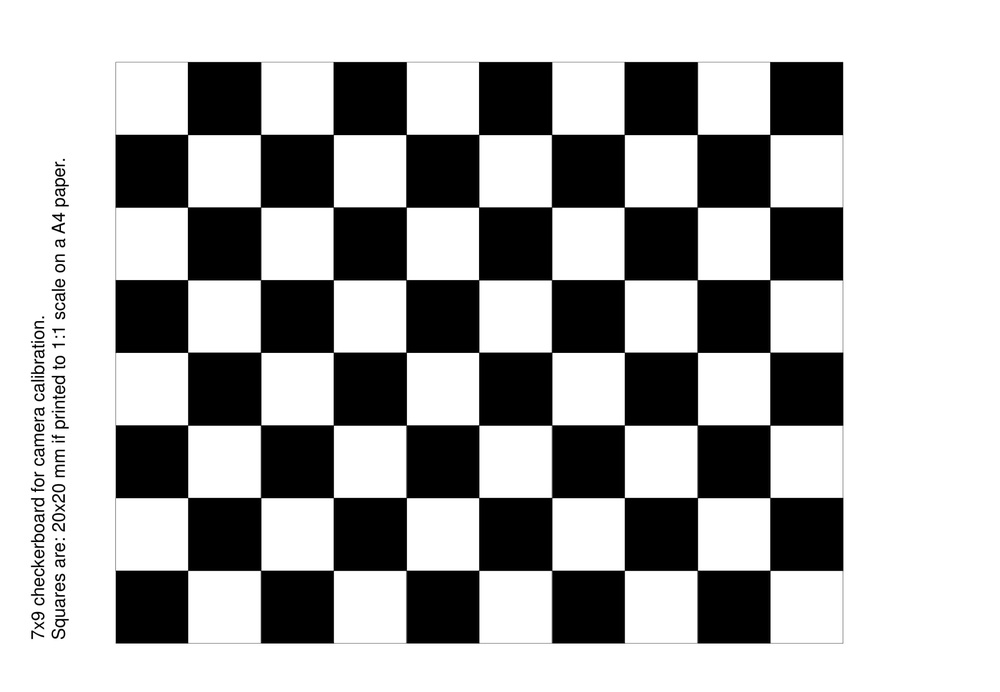
#> input picture src/cv/camera_calibration/chessboard_9x7.jpg, 1000 x 692 px, shrunk from 2167 x 1500 before the run
$ python -i lib_cv_detection.py   (imports and definitions only)   (Python 2 division)   (older library calls are emulated)
#> lines starting #> are read from the running program, lines starting #| are printed output that depends on the picture; after the words box and inside, x2 and y2 are one past the last pixel; in counts of white or black regions, pixels touching at a corner belong together
#!/usr/bin/env python2
# -*- coding: utf-8 -*-

from PIL import Image
import cv2
import numpy as np
from lib_image_seg.lib_seg import *
from random import random
import numpy
from matplotlib import pyplot as plt
from datetime import datetime


# def labeled_img = color_seg(img0):
# def res_ellipse, res_rects = find_squares(labeled_img):
def calc_distance(x1,y1,x2,y2):
    return sqrt( (x1-x2)**2+(y1-y2)**2)


def extract_rect(rect):
    center_x=np.mean(rect[:,0])
    center_y=np.mean(rect[:,1])

    radius_x=calc_distance(rect[0,0],rect[0,1],rect[1,0],rect[1,1])
    radius_y=calc_distance(rect[1,0],rect[1,1],rect[2,0],rect[2,1])

    angle=np.arctan2(rect[1,1]-rect[0,1],rect[1,0]-rect[0,0] )
    return (center_x, center_y, radius_x, radius_y, angle)

# [148 lines left out: functions extract_ellipse, rander_color, pil2cv, cv2pil, get_labeled_image, equalize_image and 2 more, not called in this run]


# Input a mask, output the rectangular containing the mask.
# This also checks the property of the rectangular, to see if it's a real rect.
def find_square(mask_object,
        MIN_AREA=80,
        ERROR_HOW_SQUARE=0.5, # len/width
        ERROR_TOTAL_AREA=0.5, # total_area/(len*width)
        ERROR_TOTAL_AREA2=1.0, # total_area/(the logical "and" area of square and segmentation result)

    ):  #!!!!!!!!!!!!!!!!!
    # output
    flag_find=False
    ellipse=None
    rect=None

    # start
    mask_object=mask_object.astype(np.uint8)*255
    kernel = np.ones((2,2),np.uint8)
    mask_object = cv2.erode(mask_object, kernel, iterations = 1)
    # mask_object = cv2.dilate(mask_object, kernel, iterations = 1)

    rows, cols=mask_object.shape[0:2]
    yx = numpy.dstack(numpy.nonzero(mask_object)).astype(numpy.int64)
    xy = numpy.roll(numpy.swapaxes(yx, 0, 1), 1, 2)

    cnt=0
    while cnt<1: # just for easier break
        cnt=cnt+1

        if len(xy) < MIN_AREA:  # Too small.
            break

        # get rectangular area
        USE_METHOD_1=False
        if USE_METHOD_1:
            # get ellipse
            ellipse = cv2.fitEllipse(xy) # ((42.13095474243164, 124.8644027709961), (16.14134407043457, 36.2296142578125), 18.161659240722656)
            center, axes, angle = ellipse
            # axes: the axes whole length, not half
            # center (x to right, y to down)
            rect_area = radius_x * radius_y
            rect = numpy.round(numpy.float64(
                        cv2.boxPoints(ellipse)
                    )).astype(numpy.int64)
        else:
            # method2: https://docs.opencv.org/3.1.0/dd/d49/tutorial_py_contour_features.html

            im2, contours, hierarchy = cv2.findContours(mask_object, 1, 2)
            rect = cv2.minAreaRect(contours[0])
            rect = cv2.boxPoints(rect)
            rect = np.int0(rect)

            (center_x, center_y, radius_x, radius_y, angle)=extract_rect(rect)
            rect_area = radius_x * radius_y

            # rect= [[ 29 140]
            # [ 40 105]
            # [ 55 110]
            # [ 44 145]]
            # print "rect=",rect
            # print "ellipse=",ellipse

        # C0: simple check total area
        if 1:
            if abs(rect_area / (float(len(xy))+0.0001)-1) >= ERROR_TOTAL_AREA:
                break

        # C1: length == width
        if 1:
            if abs(radius_x / (radius_y+0.0001) -1 )>=ERROR_HOW_SQUARE:
                break

        # C2: get the square and then check the area again
        if 1:
            mask_square=np.zeros((rows, cols), np.uint8)
            cv2.fillPoly(mask_square, [rect], 255)
            mask_square = mask_square==255
            # print mask_square

            tmp = np.logical_and(mask_object, mask_square )
            same_area = sum(sum( tmp ))
            tmp = np.logical_xor(mask_object, mask_square )
            not_same_area=sum(sum( tmp ))
            score_of_square = (same_area-not_same_area)/(rect_area+0.0001)
            # print "score_of_square",score_of_square

            if abs(score_of_square - 1) >= ERROR_TOTAL_AREA2:
                break
        flag_find=True

    if flag_find==True:
        return rect
    else:
        return None


# This calls: equalize_image, color_seg, find_squares, to find all the squares(objects)
# [69 lines left out: functions find_all_objects, find_all_objects_then_draw, not called in this run]

# This function inputs the rectangular that object might be in,
#   and then use "grabcut" algorithm to find the extact mask of the object
def refine_image_mask(img0, rect, disextend=20):

    img=img0.copy()

    bgdModel = np.zeros((1,65),np.float64)
    fgdModel = np.zeros((1,65),np.float64)

    # print rect
    # rect=np.array(rect)
    minx=min(rect[:,0])
    maxx=max(rect[:,0])
    maxwidthx=maxx-minx

    miny=min(rect[:,1])
    maxy=max(rect[:,1])
    maxheighty=maxy-miny

    rectxywidth = (minx,miny,maxwidthx,maxheighty)
    # print "rectxywidth",rectxywidth

    mask = np.zeros(img.shape[:2],np.uint8)
    mask[miny-disextend:maxy+disextend,minx-disextend:maxx+disextend]=1
    img[mask==0,:]=[0,0,0]
    # plt.imshow(img),plt.colorbar(),plt.show()

    cv2.grabCut(img,mask,rectxywidth,bgdModel,fgdModel,10,cv2.GC_INIT_WITH_RECT)
    # cv2.grabCut(img,mask,None,bgdModel,fgdModel,5,cv2.GC_INIT_WITH_MASK)

    mask2 = np.where((mask==2)|(mask==0),0,1).astype('uint8')
    mask_3dim=mask2[:,:,np.newaxis]
    img_res = img*mask_3dim

    return mask_3dim[:,:,0], img_res


# This function uses the middle of the image as the rectangular (assume object in the middle),
#   and then calles function "refine_image_mask()" to obtain the object pos
def find_object_in_middle(img0, ratio_RADIUS_TO_CHECK=3, disextend=50):
    img=img0.copy()
    for i in range(2):
        if i==1:
            # print "trying HSV"
            img=cv2.cvtColor(img, cv2.COLOR_RGB2HSV)

        # --------------
        rows,cols=img.shape[:2]
        RADIUS_TO_CHECK=(rows/ratio_RADIUS_TO_CHECK)/2
        xmid=cols/2
        ymid=rows/2
        rect=[
            [xmid-RADIUS_TO_CHECK,ymid-RADIUS_TO_CHECK],
            [xmid+RADIUS_TO_CHECK,ymid-RADIUS_TO_CHECK],
            [xmid+RADIUS_TO_CHECK,ymid+RADIUS_TO_CHECK],
            [xmid-RADIUS_TO_CHECK,ymid+RADIUS_TO_CHECK],
        ]
        rect=np.array(rect)
        image_for_display_object=cv2.drawContours(img.copy(), [rect], 0, [0,1,0], 2)

        # plt.imshow(image_for_display_object),plt.colorbar(),plt.show()
        # print "the rect before grabcut, ", rect

        mask,img_res = refine_image_mask(img, rect, disextend=100)

        # print "the image after grabcut, "
        # plt.imshow(img_res),plt.colorbar(),plt.show()

        res_rect = find_square(mask)
        # print "the rect after grabcut and find_square, ", res_rect
        if res_rect is not None:
            break

    # If display or not
    if 0 and res_rect is not None:
        (center_x, center_y, radius_x, radius_y, angle)  = extract_rect(res_rect)
        image_for_display_object=cv2.drawContours(img, [res_rect], 0, [0,0,1], 2)
        plt.imshow(image_for_display_object),plt.colorbar(),plt.show()
    return mask, res_rect

# get the median color
# [89 lines left out: functions get_color_median, crop_image, create_blob_detector, detect_dots, not called in this run]


def classify_dice_color(color):
    # NOT IMPLEMENTED
    return str(color)

# ----------------------------- input / output ----------------------
def imshow(img):
    plt.imshow(cv2.cvtColor(img, cv2.COLOR_BGR2RGB))

# [4 lines left out: function getstrtime, not called in this run]

>>> import cv2
>>> picture = cv2.cvtColor(cv2.imread('camera_calibration/chessboard_9x7.jpg'), cv2.COLOR_BGR2RGB)
#> picture is the input picture: shape (692, 1000, 3); min 0, max 255, mean 175.1
>>> result = find_object_in_middle(picture)
#> the loop in find_object_in_middle, `for i in range(2):` made 2 passes
#> pass 1, in refine_image_mask, `img_res = img*mask_3dim`:
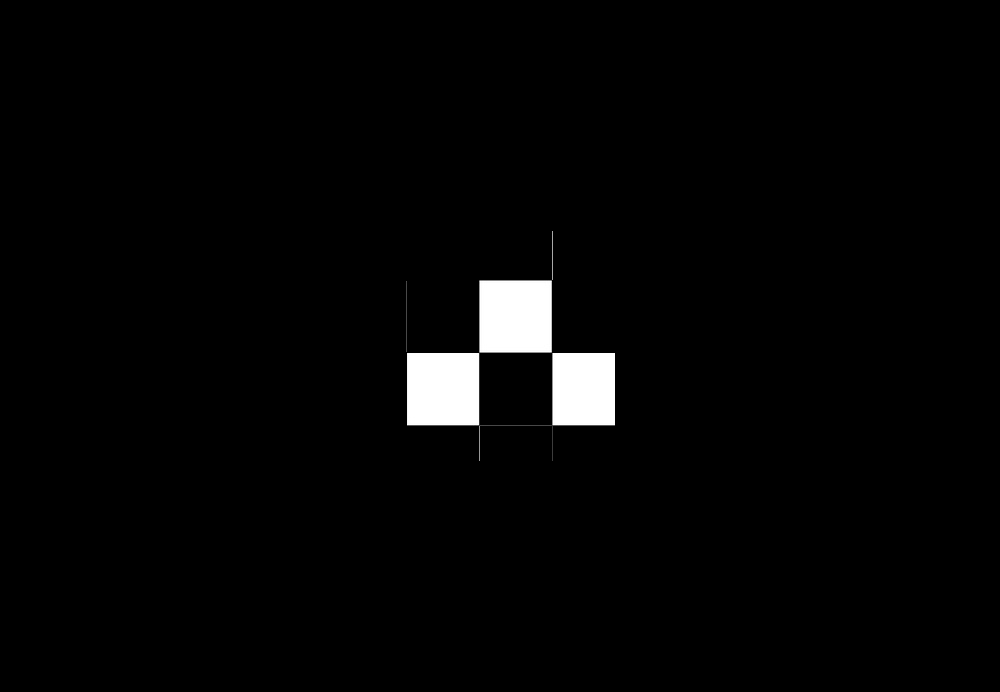
#> img_res: shape (692, 1000, 3); min 0, max 255, mean 5.5
#> pass 1, in find_object_in_middle, `mask,img_res = refine_image_mask(img, rect, disextend=100)`:
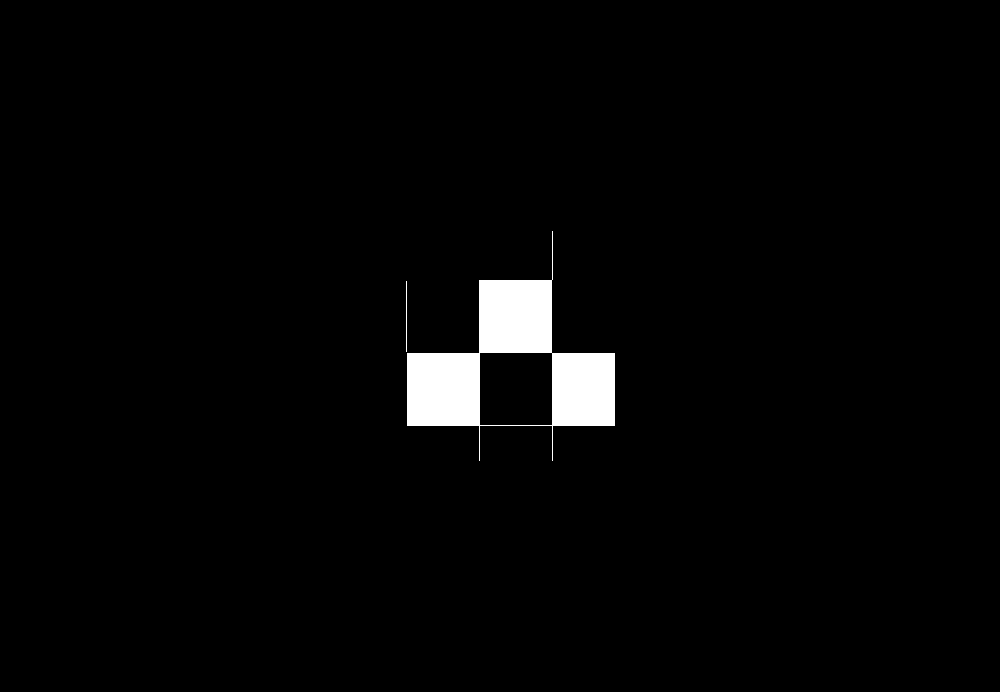
#> mask: shape (692, 1000); values 0 (black) and 1 (white), 2.2% white; 2 white regions, box (x1, y1, x2, y2) and area: (407, 231, 615, 461) 15448, (406, 281, 407, 352) 71
#> after the loop in find_object_in_middle, `for i in range(2):`: img: shape (692, 1000, 3); mean H, S, V 0, 0, 175.1
